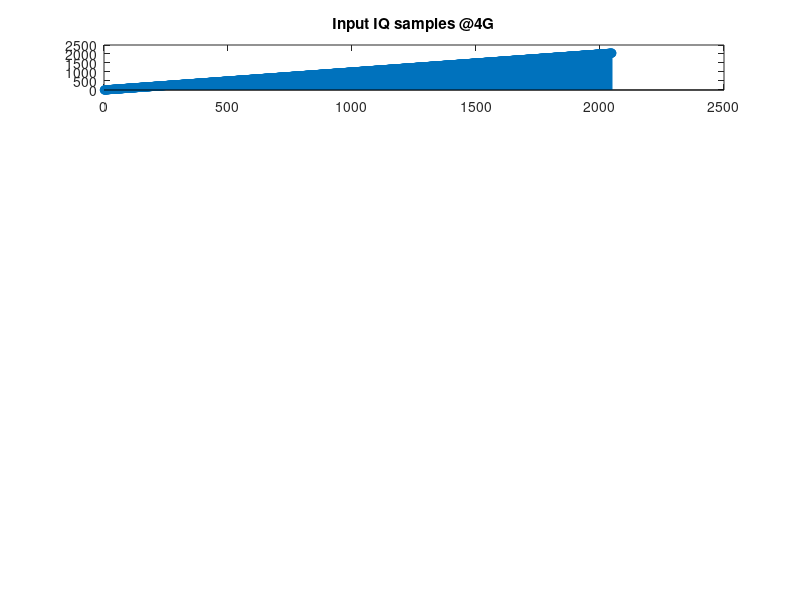

The MATLAB script that drew this image: (Note: this script raises an error after producing the figure.)
% This program is to generate an input and output sample file for VHA DDC
% testing at 4gsps

clc;
clear;
close all;

num_vectors = 64;
num_samples_per_vector = 32;
num_samples = num_vectors * num_samples_per_vector;

for i = 1:num_samples
    input_iq (i) = i;        % ramp
end

n1 = 1:1:num_samples;
subplot(6,1,1); grid on;
stem(n1, input_iq); title("Input IQ samples @4G");

% write this into a file which can be sourced while running on FRIO
fileId = fopen("input_samples/downconversion/single_band_downconversion_4.txt", "w");
fprintf(fileId, "%08x\n", input_iq);
fclose(fileId);

% input_iq should be scaled down before giving as input to the matlab model
scale_factor = 2^-15;
input_iq_for_model = (input_iq * scale_factor);

% no filters enabled
config.vha_hbf_stages = [0 0 0 0];
config.agc_bit = 0;
config.format = 0;
config.fine_delay = 0;
config.coarse_delay = 0;

% now do an decimation
output_iq_from_model_4 = vha_decimate(input_iq_for_model, config);

% now scale the samples up
scale_factor = 2^15;
output_iq_4 = (output_iq_from_model_4 * scale_factor);

n2 = 1:1:length(output_iq_4);
subplot(6, 1, 2); grid on;
stem(n2, output_iq_4);  title ("Output - No filters enabled");

% write this output to another file
fileId = fopen("output_samples/downconversion/4g/single_band_downconversion_4.txt", "w");
fprintf(fileId, "%08x\n", output_iq_4);
fclose(fileId);

% enable w1
config.vha_hbf_stages = [1 0 0 0];

% now do an decimation
output_iq_from_model_2 = vha_decimate(input_iq_for_model, config);

% now scale the samples up
output_iq_2 = (output_iq_from_model_2 * scale_factor);

n2 = 1:1:length(output_iq_2);
subplot(6, 1, 3); grid on;
stem(n2, output_iq_2); title ("Output - W1 enabled");
fileId = fopen("output_samples/downconversion/4g/single_band_downconversion_2.txt", "w");
fprintf(fileId, "%08x\n", output_iq_2);
fclose(fileId);

% enable w1, w2
config.vha_hbf_stages = [1 1 0 0];

% now do an decimation
output_iq_from_model_1 = vha_decimate(input_iq_for_model, config);

% now scale the samples up
output_iq_1 = (output_iq_from_model_1 * scale_factor);

n2 = 1:1:length(output_iq_1);
subplot(6, 1, 4); grid on;
stem(n2, output_iq_1);title ("Output - W1, W2 enabled");
fileId = fopen("output_samples/downconversion/4g/single_band_downconversion_1.txt", "w");
fprintf(fileId, "%08x\n", output_iq_1);
fclose(fileId);

% enable w1, w2, w3
config.vha_hbf_stages = [1 1 1 0];

% now do an decimation
output_iq_from_model_p5 = vha_decimate(input_iq_for_model, config);

% now scale the samples up
output_iq_p5 = (output_iq_from_model_p5 * scale_factor);

n2 = 1:1:length(output_iq_p5);
subplot(6, 1, 5); grid on;
stem(n2, output_iq_p5);title ("Output - W1, W2, W3 enabled");
fileId = fopen("output_samples/downconversion/4g/single_band_downconversion_p5.txt", "w");
fprintf(fileId, "%08x\n", output_iq_p5);
fclose(fileId);

% enable w1, w2, w3, w4
config.vha_hbf_stages = [1 1 1 1];

% now do an decimation
output_iq_from_model_p25 = vha_decimate(input_iq_for_model, config);

% now scale the samples up
output_iq_p25 = (output_iq_from_model_p25 * scale_factor);

n2 = 1:1:length(output_iq_p25);
subplot(6, 1, 6); grid on;
stem(n2, output_iq_p25);title ("Output - W1, W2, W3, W4 enabled");
fileId = fopen("output_samples/downconversion/4g/single_band_downconversion_p25.txt", "w");
for i = 1 : length(output_iq_p25)
    output_iq_p25_hex = dec2hex(output_iq_p25(i), 4);
    fprintf(fileId, "0000%s\n", output_iq_p25_hex);
end
fclose(fileId);

clear;
